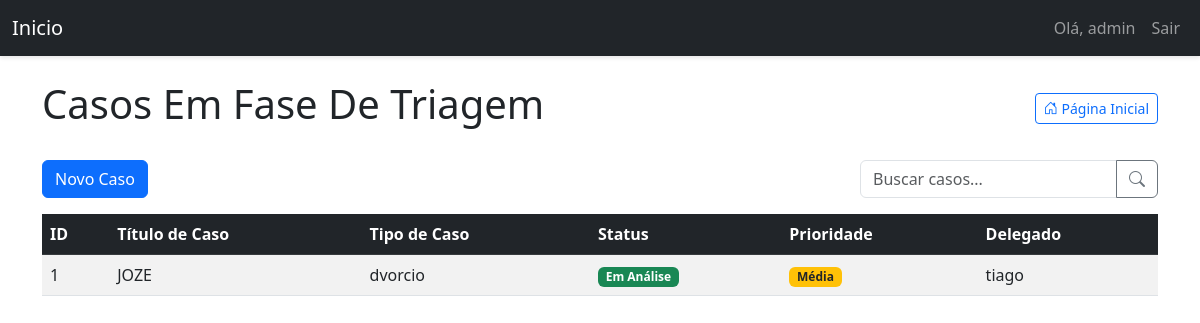
Before: /dashboard/ (signed in) with the older database file.
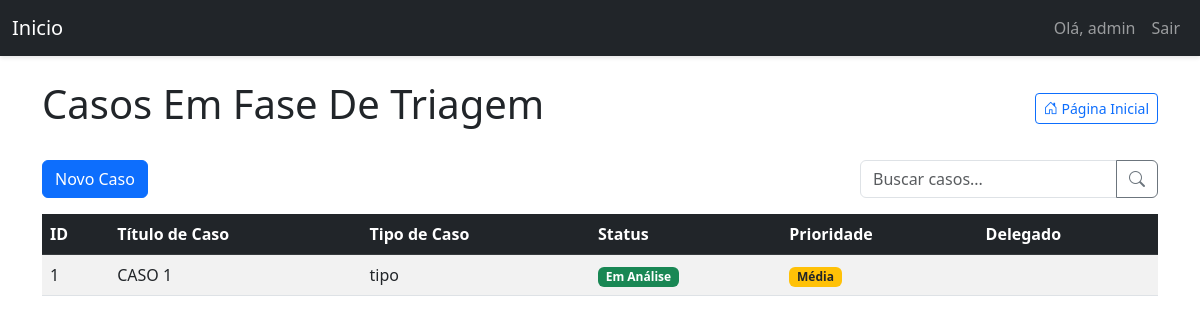
After: the same page with the newer database file.
### models.py (models this page shows, shortened)
class User(UserMixin, db.Model):
    id = db.Column(db.Integer, primary_key=True)
    username = db.Column(db.String(64), index=True, unique=True)
    email = db.Column(db.String(120), index=True, unique=True)
    password_hash = db.Column(db.String(128))
    is_admin = db.Column(db.Boolean, default=False)
    tickets = db.relationship('Ticket', backref='author', lazy='dynamic', cascade="all, delete-orphan")
    comments = db.relationship('Comment', backref='author', lazy='dynamic', cascade="all, delete-orphan")
    attachments = db.relationship('Attachment', backref='author', lazy='dynamic')
    appointments = db.relationship('Appointment', backref='user', lazy='dynamic', cascade="all, delete-orphan")

class Ticket(db.Model):
    id = db.Column(db.Integer, primary_key=True)
    title = db.Column(db.String(140))
    description = db.Column(db.Text)
    case_number = db.Column(db.String(50))
    status = db.Column(db.String(20), default='Em Análise')
    priority = db.Column(db.String(20), default='Média')
    created_at = db.Column(db.DateTime, index=True, default=datetime.utcnow)
    updated_at = db.Column(db.DateTime, index=True, default=datetime.utcnow)
    user_id = db.Column(db.Integer, db.ForeignKey('user.id'))
    delegado = db.Column(db.String(100))
    comments = db.relationship('Comment', backref='ticket', lazy='dynamic', cascade="all, delete-orphan")
    attachments = db.relationship('Attachment', backref='ticket', lazy='dynamic', cascade="all, delete-orphan")
    todos = db.relationship('TodoItem', backref='ticket', lazy='dynamic', cascade="all, delete-orphan")

### triagem/routes/dashboard.py (the view)
@dashboard_bp.route('/')
@login_required
def dashboard():
    search = request.args.get('search', '')
    status_order = {
        'Em Análise': 1,
        'Em Espera': 2,
        'Arquivado': 3
    }
    priority_order = {
        'Alta': 1,
        'Média': 2,
        'Baixa': 3
    }
    query = Ticket.query.order_by(
        db.case(
            status_order,
            value=Ticket.status
        ),
        db.case(
            priority_order,
            value=Ticket.priority
        ),
        Ticket.updated_at.desc()
    )
    if search:
        query = query.filter(
            (Ticket.title.ilike(f'%{search}%')) |
            (Ticket.case_number.ilike(f'%{search}%')) |
            (Ticket.description.ilike(f'%{search}%'))
        )
    tickets = query.all()
    return render_template('dashboard.html', tickets=tickets)

### triagem/templates/dashboard.html (shortened to what this page needs)
{% extends "base.html" %}
{% block content %}
<div class="d-flex justify-content-between align-items-center mb-4 flex-wrap">
    <h1>Casos Em Fase De Triagem</h1>
    <a href="{{ url_for('main.index') }}" class="btn btn-outline-primary btn-sm">
        <i class="bi bi-house-door"></i> Página Inicial
    </a>
</div>
<div class="d-flex justify-content-between mb-3 flex-wrap">
    <a href="{{ url_for('ticket.create_ticket') }}" class="btn btn-primary">Novo Caso</a>
    <form method="GET" action="{{ url_for('dashboard.dashboard') }}" class="d-flex ms-md-auto mt-2 mt-md-0">
        <div class="input-group">
            <input type="text" name="search" class="form-control" placeholder="Buscar casos..." value="{{ request.args.get('search', '') }}">
            <button class="btn btn-outline-secondary" type="submit">
                <i class="bi bi-search"></i>
            </button>
        </div>
    </form>
</div>
<div class="table-responsive">
    <table class="table table-striped table-hover">
        <thead class="table-dark">
            <tr>
                <th>ID</th>
                <th>Título de Caso</th>
                <th>Tipo de Caso</th>
                <th>Status</th>
                <th>Prioridade</th>
                <th>Delegado</th>
            </tr>
        </thead>
        <tbody>
            {% for ticket in tickets %}
            <tr class="clickable-row" data-href="{{ url_for('ticket.view_ticket', ticket_id=ticket.id) }}">
                <td>{{ ticket.id }}</td>
                <td>{{ ticket.title }}</td>
                <td>{{ ticket.case_number }}</td>
                <td>
                    <span class="badge
                        {% if ticket.status == 'Em Análise' %}bg-success
                        {% elif ticket.status == 'Em Espera' %}bg-warning text-dark
                        {% elif ticket.status == 'Arquivado' %}bg-secondary
                        {% else %}bg-info{% endif %}">
                        {{ ticket.status }}
                    </span>
                </td>
                <td>
                    <span class="badge
                        {% if ticket.priority == 'Alta' %}bg-danger
                        {% elif ticket.priority == 'Média' %}bg-warning text-dark
                        {% elif ticket.priority == 'Baixa' %}bg-info
                        {% else %}bg-secondary{% endif %}">
                        {{ ticket.priority }}
                    </span>
                </td>
                <td>{{ ticket.delegado }}</td>
            </tr>
            {% endfor %}
        </tbody>
    </table>
</div>
{% endblock %}

### triagem/templates/base.html (shortened to what this page needs)
<!DOCTYPE html>
<html lang="pt-BR">
<head>
    {% block styles %}
        <link rel="stylesheet" href="https://cdn.jsdelivr.net/npm/bootstrap-icons@1.8.0/font/bootstrap-icons.css">
        <link rel="stylesheet" href="{{ url_for('static', filename='css/triagem.css') }}">
        <link href="https://cdn.jsdelivr.net/npm/bootstrap@5.3.0/dist/css/bootstrap.min.css" rel="stylesheet">
    {% endblock %}
</head>
<body>
    <nav class="navbar navbar-expand-lg navbar-dark bg-dark">
        <div class="container-fluid">
            <a class="navbar-brand" href="{{ url_for('main.index') }}">Inicio</a>
            <div class="collapse navbar-collapse" id="navbarNav">
                <ul class="navbar-nav ms-auto">
                    {% if current_user.is_authenticated %}
                    <li class="nav-item">
                        <span class="nav-link">Olá, {{ current_user.username }}</span>
                    </li>
                    <li class="nav-item">
                        <a class="nav-link" href="{{ url_for('auth.logout') }}">Sair</a>
                    </li>
                    {% else %}
                    <li class="nav-item">
                        <a class="nav-link" href="{{ url_for('auth.login') }}">Login</a>
                    </li>
                    {% endif %}
                </ul>
            </div>
        </div>
    </nav>
    <div class="container mt-4">
        {% block content %}{% endblock %}
    </div>
</body>
</html>

### static/css/triagem.css (style rules this page uses)
body { background-color: #f8f9fa; padding-bottom: 50px; font-family: 'Open Sans', sans-serif; }
.navbar { box-shadow: 0 2px 4px rgba(0,0,0,.1); }
.table th { background-color: #f8f9fa; }
.badge { font-weight: 500; }
::placeholder { color: #6c757d; opacity: 1; }
.clickable-row { cursor: pointer; }

Changed rows visible on the page:
changed Ticket "Em Análise": title "JOZE" → "CASO 1"; case_number "dvorcio" → "tipo"; delegado "tiago" → (not shown)
